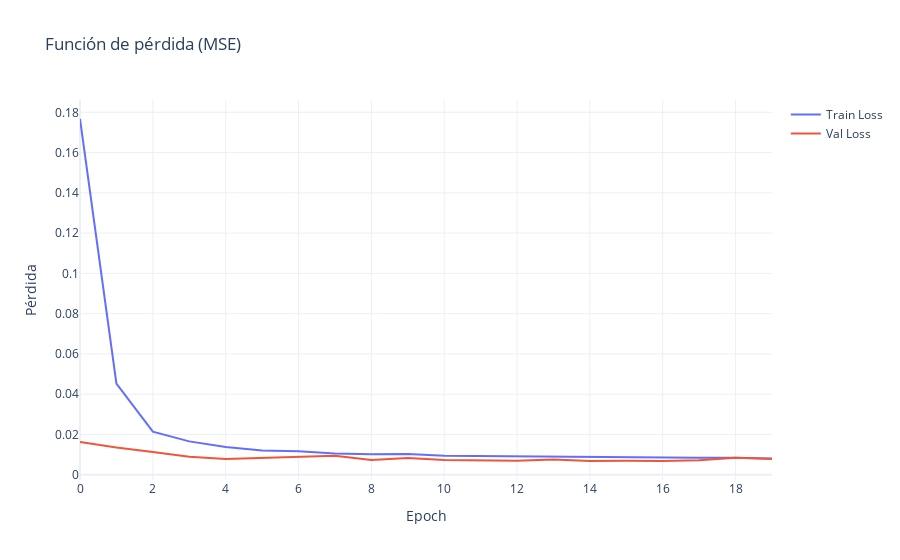

The notebook cell this image was saved under:
### Code cell
# Gráfico de pérdida
fig_loss = go.Figure()
fig_loss.add_trace(go.Scatter(y=history.history['loss'], mode='lines', name='Train Loss'))
fig_loss.add_trace(go.Scatter(y=history.history['val_loss'], mode='lines', name='Val Loss'))
fig_loss.update_layout(title='Función de pérdida (MSE)',
                       xaxis_title='Epoch',
                       yaxis_title='Pérdida',
                       template='plotly_white')
fig_loss.show()

### Figure 1 — Plotly figure (JSON) as saved in the notebook; plotly's stock layout.template omitted (floating-point values rounded to 4 significant figures)
{"data": [{"mode": "lines", "name": "Train Loss", "type": "scatter", "y": [0.1767, 0.04523, 0.02137, 0.01657, 0.01378, 0.01206, 0.01168, 0.01061, 0.0102, 0.01037, 0.009394, 0.009217, 0.009294, 0.009053, 0.00862, 0.008659, 0.008366, 0.008402, 0.008437, 0.008041]}, {"mode": "lines", "name": "Val Loss", "type": "scatter", "y": [0.01629, 0.01351, 0.01126, 0.008901, 0.007843, 0.008406, 0.008978, 0.009384, 0.007348, 0.008312, 0.007336, 0.007027, 0.007012, 0.007539, 0.006829, 0.006983, 0.006857, 0.007242, 0.008397, 0.007799]}], "layout": {"autosize": true, "title": {"text": "Función de pérdida (MSE)"}, "xaxis": {"autorange": true, "range": [0, 19], "title": {"text": "Epoch"}}, "yaxis": {"autorange": true, "range": [-0.002607, 0.1861], "title": {"text": "Pérdida"}, "type": "linear"}}}
